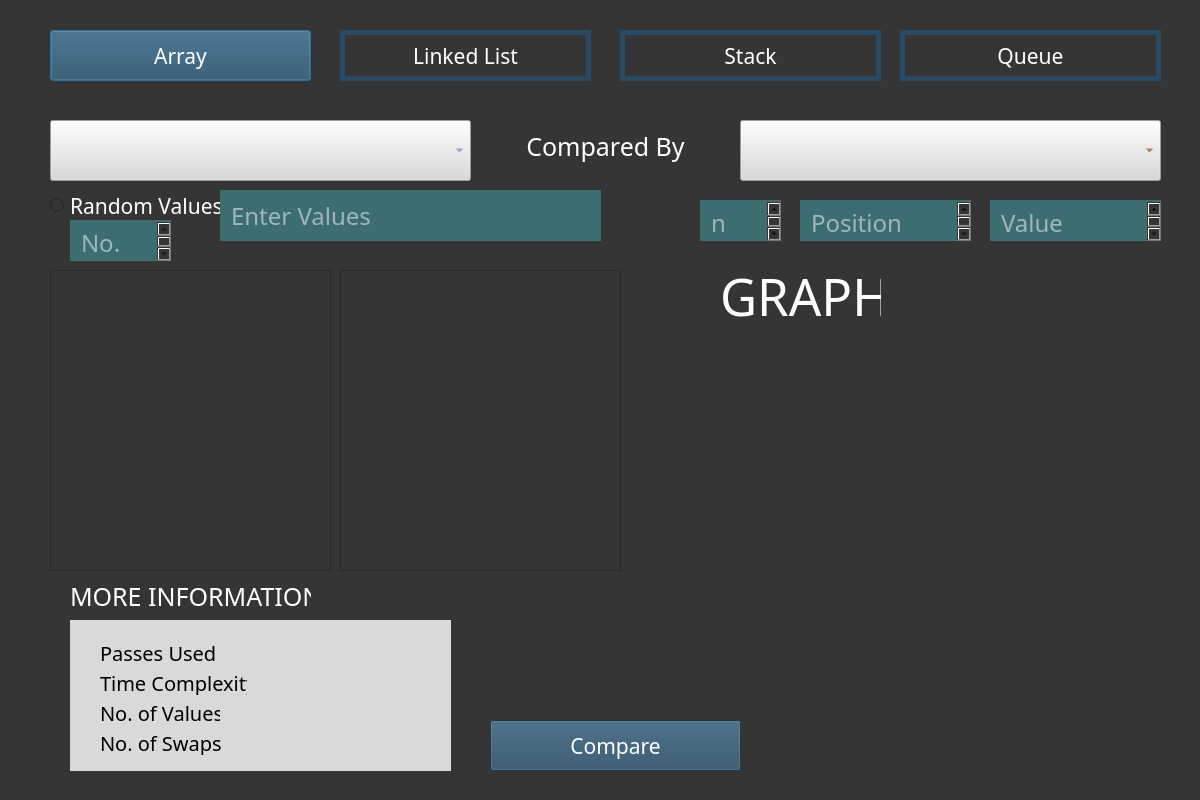
<?xml version="1.0" encoding="UTF-8"?>
<ui version="4.0">
 <class>Dialog</class>
 <widget class="QDialog" name="Dialog">
  <property name="geometry">
   <rect>
    <x>0</x>
    <y>0</y>
    <width>1200</width>
    <height>800</height>
   </rect>
  </property>
  <property name="font">
   <font>
    <pointsize>11</pointsize>
   </font>
  </property>
  <property name="windowTitle">
   <string>Dialog</string>
  </property>
  <property name="styleSheet">
   <string notr="true">background-color: rgb(53, 53, 53);</string>
  </property>
  <widget class="QPushButton" name="array">
   <property name="geometry">
    <rect>
     <x>50</x>
     <y>30</y>
     <width>261</width>
     <height>51</height>
    </rect>
   </property>
   <property name="font">
    <font>
     <family>Futura PT</family>
     <pointsize>16</pointsize>
    </font>
   </property>
   <property name="styleSheet">
    <string notr="true">background-color: rgb(40, 75, 99);
color: rgb(255, 255, 255);</string>
   </property>
   <property name="text">
    <string>Array</string>
   </property>
  </widget>
  <widget class="QPushButton" name="linked">
   <property name="geometry">
    <rect>
     <x>340</x>
     <y>30</y>
     <width>251</width>
     <height>51</height>
    </rect>
   </property>
   <property name="font">
    <font>
     <family>Futura PT</family>
     <pointsize>16</pointsize>
    </font>
   </property>
   <property name="styleSheet">
    <string notr="true">border: 5px solid rgb(40, 75, 99);
color: rgb(255, 255, 255);</string>
   </property>
   <property name="text">
    <string>Linked List</string>
   </property>
  </widget>
  <widget class="QPushButton" name="stack">
   <property name="geometry">
    <rect>
     <x>620</x>
     <y>30</y>
     <width>261</width>
     <height>51</height>
    </rect>
   </property>
   <property name="font">
    <font>
     <family>Futura PT</family>
     <pointsize>16</pointsize>
    </font>
   </property>
   <property name="styleSheet">
    <string notr="true">border: 5px solid rgb(40, 75, 99);
color: rgb(255, 255, 255);</string>
   </property>
   <property name="text">
    <string>Stack</string>
   </property>
  </widget>
  <widget class="QPushButton" name="queue">
   <property name="geometry">
    <rect>
     <x>900</x>
     <y>30</y>
     <width>261</width>
     <height>51</height>
    </rect>
   </property>
   <property name="font">
    <font>
     <family>Futura PT</family>
     <pointsize>16</pointsize>
    </font>
   </property>
   <property name="styleSheet">
    <string notr="true">border: 5px solid rgb(40, 75, 99);
color: rgb(255, 255, 255);</string>
   </property>
   <property name="text">
    <string>Queue</string>
   </property>
  </widget>
  <widget class="QLabel" name="label">
   <property name="geometry">
    <rect>
     <x>490</x>
     <y>130</y>
     <width>231</width>
     <height>32</height>
    </rect>
   </property>
   <property name="font">
    <font>
     <family>Futura PT</family>
     <pointsize>19</pointsize>
    </font>
   </property>
   <property name="styleSheet">
    <string notr="true">color: rgb(255, 255, 255)</string>
   </property>
   <property name="text">
    <string>Compared By</string>
   </property>
   <property name="alignment">
    <set>Qt::AlignCenter</set>
   </property>
  </widget>
  <widget class="QComboBox" name="c1">
   <property name="geometry">
    <rect>
     <x>50</x>
     <y>120</y>
     <width>421</width>
     <height>61</height>
    </rect>
   </property>
   <property name="font">
    <font>
     <family>Montserrat Medium</family>
     <pointsize>15</pointsize>
    </font>
   </property>
   <property name="styleSheet">
    <string notr="true">background-color: rgb(217, 217, 217);
color: rgb(107, 131, 167);</string>
   </property>
  </widget>
  <widget class="QComboBox" name="c2">
   <property name="geometry">
    <rect>
     <x>740</x>
     <y>120</y>
     <width>421</width>
     <height>61</height>
    </rect>
   </property>
   <property name="font">
    <font>
     <family>Montserrat Medium</family>
     <pointsize>15</pointsize>
    </font>
   </property>
   <property name="styleSheet">
    <string notr="true">background-color: rgb(217, 217, 217);
color: rgb(159, 54, 54);</string>
   </property>
  </widget>
  <widget class="QRadioButton" name="randomval">
   <property name="geometry">
    <rect>
     <x>50</x>
     <y>190</y>
     <width>171</width>
     <height>31</height>
    </rect>
   </property>
   <property name="font">
    <font>
     <family>Futura PT</family>
     <pointsize>16</pointsize>
    </font>
   </property>
   <property name="styleSheet">
    <string notr="true">color: rgb(255, 255, 255)</string>
   </property>
   <property name="text">
    <string>Random Values</string>
   </property>
  </widget>
  <widget class="QTextEdit" name="valbox">
   <property name="geometry">
    <rect>
     <x>220</x>
     <y>190</y>
     <width>381</width>
     <height>51</height>
    </rect>
   </property>
   <property name="font">
    <font>
     <family>Ink Free</family>
     <pointsize>18</pointsize>
     <weight>50</weight>
     <italic>false</italic>
     <bold>false</bold>
    </font>
   </property>
   <property name="styleSheet">
    <string notr="true">background-color: rgb(60, 110, 113);
color: rgb(255, 255, 255);
border: none;
font: 18pt &quot;Ink Free&quot;;
padding-top:5px;
padding-left:7px;
</string>
   </property>
   <property name="placeholderText">
    <string>Enter Values</string>
   </property>
  </widget>
  <widget class="QScrollArea" name="panel">
   <property name="geometry">
    <rect>
     <x>50</x>
     <y>270</y>
     <width>281</width>
     <height>301</height>
    </rect>
   </property>
   <property name="widgetResizable">
    <bool>true</bool>
   </property>
   <widget class="QWidget" name="scrollAreaWidgetContents">
    <property name="geometry">
     <rect>
      <x>0</x>
      <y>0</y>
      <width>279</width>
      <height>299</height>
     </rect>
    </property>
   </widget>
  </widget>
  <widget class="QLabel" name="label_4">
   <property name="geometry">
    <rect>
     <x>70</x>
     <y>580</y>
     <width>241</width>
     <height>32</height>
    </rect>
   </property>
   <property name="font">
    <font>
     <family>Futura PT</family>
     <pointsize>19</pointsize>
    </font>
   </property>
   <property name="styleSheet">
    <string notr="true">color: rgb(255, 255, 255)</string>
   </property>
   <property name="text">
    <string>MORE INFORMATION:</string>
   </property>
  </widget>
  <widget class="QWidget" name="widget" native="true">
   <property name="geometry">
    <rect>
     <x>70</x>
     <y>620</y>
     <width>381</width>
     <height>151</height>
    </rect>
   </property>
   <property name="styleSheet">
    <string notr="true">background-color: rgb(217, 217, 217);

</string>
   </property>
   <widget class="QLabel" name="val1">
    <property name="geometry">
     <rect>
      <x>200</x>
      <y>80</y>
      <width>81</width>
      <height>26</height>
     </rect>
    </property>
    <property name="font">
     <font>
      <family>Ink Free</family>
      <pointsize>16</pointsize>
     </font>
    </property>
    <property name="styleSheet">
     <string notr="true">color: rgb(107, 131, 167);
</string>
    </property>
    <property name="text">
     <string/>
    </property>
   </widget>
   <widget class="QLabel" name="val2">
    <property name="geometry">
     <rect>
      <x>300</x>
      <y>80</y>
      <width>71</width>
      <height>26</height>
     </rect>
    </property>
    <property name="font">
     <font>
      <family>Ink Free</family>
      <pointsize>16</pointsize>
     </font>
    </property>
    <property name="styleSheet">
     <string notr="true">color: rgb(159, 54, 54);
</string>
    </property>
    <property name="text">
     <string/>
    </property>
   </widget>
   <widget class="QLabel" name="swap2">
    <property name="geometry">
     <rect>
      <x>300</x>
      <y>110</y>
      <width>61</width>
      <height>26</height>
     </rect>
    </property>
    <property name="font">
     <font>
      <family>Ink Free</family>
      <pointsize>16</pointsize>
     </font>
    </property>
    <property name="styleSheet">
     <string notr="true">color: rgb(159, 54, 54);</string>
    </property>
    <property name="text">
     <string/>
    </property>
   </widget>
   <widget class="QLabel" name="pass2">
    <property name="geometry">
     <rect>
      <x>300</x>
      <y>20</y>
      <width>61</width>
      <height>26</height>
     </rect>
    </property>
    <property name="font">
     <font>
      <family>Ink Free</family>
      <pointsize>16</pointsize>
     </font>
    </property>
    <property name="styleSheet">
     <string notr="true">color: rgb(159, 54, 54);</string>
    </property>
    <property name="text">
     <string/>
    </property>
   </widget>
   <widget class="QLabel" name="time1">
    <property name="geometry">
     <rect>
      <x>200</x>
      <y>50</y>
      <width>81</width>
      <height>26</height>
     </rect>
    </property>
    <property name="font">
     <font>
      <family>Ink Free</family>
      <pointsize>16</pointsize>
     </font>
    </property>
    <property name="styleSheet">
     <string notr="true">color: rgb(107, 131, 167);

</string>
    </property>
    <property name="text">
     <string/>
    </property>
   </widget>
   <widget class="QLabel" name="label_5">
    <property name="geometry">
     <rect>
      <x>30</x>
      <y>20</y>
      <width>115</width>
      <height>25</height>
     </rect>
    </property>
    <property name="font">
     <font>
      <family>Ink Free</family>
      <pointsize>15</pointsize>
     </font>
    </property>
    <property name="styleSheet">
     <string notr="true">color: rgb(0, 0, 0);</string>
    </property>
    <property name="text">
     <string>Passes Used: </string>
    </property>
   </widget>
   <widget class="QLabel" name="label_8">
    <property name="geometry">
     <rect>
      <x>30</x>
      <y>110</y>
      <width>121</width>
      <height>25</height>
     </rect>
    </property>
    <property name="font">
     <font>
      <family>Ink Free</family>
      <pointsize>15</pointsize>
     </font>
    </property>
    <property name="styleSheet">
     <string notr="true">color: rgb(0, 0, 0);</string>
    </property>
    <property name="text">
     <string>No. of Swaps: </string>
    </property>
   </widget>
   <widget class="QLabel" name="swap1">
    <property name="geometry">
     <rect>
      <x>200</x>
      <y>110</y>
      <width>91</width>
      <height>26</height>
     </rect>
    </property>
    <property name="font">
     <font>
      <family>Ink Free</family>
      <pointsize>16</pointsize>
     </font>
    </property>
    <property name="styleSheet">
     <string notr="true">color: rgb(107, 131, 167);</string>
    </property>
    <property name="text">
     <string/>
    </property>
   </widget>
   <widget class="QLabel" name="time2">
    <property name="geometry">
     <rect>
      <x>300</x>
      <y>50</y>
      <width>71</width>
      <height>26</height>
     </rect>
    </property>
    <property name="font">
     <font>
      <family>Ink Free</family>
      <pointsize>16</pointsize>
     </font>
    </property>
    <property name="styleSheet">
     <string notr="true">color: rgb(159, 54, 54);</string>
    </property>
    <property name="text">
     <string/>
    </property>
   </widget>
   <widget class="QLabel" name="pass1">
    <property name="geometry">
     <rect>
      <x>200</x>
      <y>20</y>
      <width>91</width>
      <height>26</height>
     </rect>
    </property>
    <property name="font">
     <font>
      <family>Ink Free</family>
      <pointsize>16</pointsize>
     </font>
    </property>
    <property name="styleSheet">
     <string notr="true">color: rgb(107, 131, 167);
</string>
    </property>
    <property name="text">
     <string/>
    </property>
   </widget>
   <widget class="QLabel" name="label_6">
    <property name="geometry">
     <rect>
      <x>30</x>
      <y>50</y>
      <width>147</width>
      <height>25</height>
     </rect>
    </property>
    <property name="font">
     <font>
      <family>Ink Free</family>
      <pointsize>15</pointsize>
     </font>
    </property>
    <property name="styleSheet">
     <string notr="true">color: rgb(0, 0, 0);</string>
    </property>
    <property name="text">
     <string>Time Complexity: </string>
    </property>
   </widget>
   <widget class="QLabel" name="label_7">
    <property name="geometry">
     <rect>
      <x>30</x>
      <y>80</y>
      <width>120</width>
      <height>25</height>
     </rect>
    </property>
    <property name="font">
     <font>
      <family>Ink Free</family>
      <pointsize>15</pointsize>
     </font>
    </property>
    <property name="styleSheet">
     <string notr="true">color: rgb(0, 0, 0);</string>
    </property>
    <property name="text">
     <string>No. of Values: </string>
    </property>
   </widget>
  </widget>
  <widget class="QLabel" name="label_17">
   <property name="geometry">
    <rect>
     <x>720</x>
     <y>270</y>
     <width>161</width>
     <height>51</height>
    </rect>
   </property>
   <property name="font">
    <font>
     <family>Hartone</family>
     <pointsize>38</pointsize>
    </font>
   </property>
   <property name="styleSheet">
    <string notr="true">color: rgb(255, 255, 255)</string>
   </property>
   <property name="text">
    <string>GRAPH</string>
   </property>
  </widget>
  <widget class="QTextEdit" name="no">
   <property name="geometry">
    <rect>
     <x>70</x>
     <y>220</y>
     <width>101</width>
     <height>41</height>
    </rect>
   </property>
   <property name="font">
    <font>
     <family>Ink Free</family>
     <pointsize>18</pointsize>
     <weight>50</weight>
     <italic>false</italic>
     <bold>false</bold>
    </font>
   </property>
   <property name="styleSheet">
    <string notr="true">background-color: rgb(60, 110, 113);
color: rgb(255, 255, 255);
border: none;
font: 18pt &quot;Ink Free&quot;;
padding-top:2px;
padding-left:7px;
</string>
   </property>
   <property name="placeholderText">
    <string>No.</string>
   </property>
  </widget>
  <widget class="QPushButton" name="compare">
   <property name="geometry">
    <rect>
     <x>490</x>
     <y>720</y>
     <width>251</width>
     <height>51</height>
    </rect>
   </property>
   <property name="font">
    <font>
     <family>Futura PT</family>
     <pointsize>16</pointsize>
    </font>
   </property>
   <property name="styleSheet">
    <string notr="true">background-color: rgb(40, 75, 99);
color: rgb(255, 255, 255);</string>
   </property>
   <property name="text">
    <string>Compare</string>
   </property>
  </widget>
  <widget class="QScrollArea" name="panel2">
   <property name="geometry">
    <rect>
     <x>340</x>
     <y>270</y>
     <width>281</width>
     <height>301</height>
    </rect>
   </property>
   <property name="widgetResizable">
    <bool>true</bool>
   </property>
   <widget class="QWidget" name="scrollAreaWidgetContents_2">
    <property name="geometry">
     <rect>
      <x>0</x>
      <y>0</y>
      <width>279</width>
      <height>299</height>
     </rect>
    </property>
   </widget>
  </widget>
  <widget class="QTextEdit" name="pos">
   <property name="geometry">
    <rect>
     <x>800</x>
     <y>200</y>
     <width>171</width>
     <height>41</height>
    </rect>
   </property>
   <property name="font">
    <font>
     <family>Ink Free</family>
     <pointsize>18</pointsize>
     <weight>50</weight>
     <italic>false</italic>
     <bold>false</bold>
    </font>
   </property>
   <property name="styleSheet">
    <string notr="true">background-color: rgb(60, 110, 113);
color: rgb(255, 255, 255);
border: none;
font: 18pt &quot;Ink Free&quot;;
padding-top:2px;
padding-left:7px;
</string>
   </property>
   <property name="placeholderText">
    <string>Position</string>
   </property>
  </widget>
  <widget class="QTextEdit" name="val">
   <property name="geometry">
    <rect>
     <x>990</x>
     <y>200</y>
     <width>171</width>
     <height>41</height>
    </rect>
   </property>
   <property name="font">
    <font>
     <family>Ink Free</family>
     <pointsize>18</pointsize>
     <weight>50</weight>
     <italic>false</italic>
     <bold>false</bold>
    </font>
   </property>
   <property name="styleSheet">
    <string notr="true">background-color: rgb(60, 110, 113);
color: rgb(255, 255, 255);
border: none;
font: 18pt &quot;Ink Free&quot;;
padding-top:2px;
padding-left:7px;
</string>
   </property>
   <property name="placeholderText">
    <string>Value</string>
   </property>
  </widget>
  <widget class="QTextEdit" name="sizen">
   <property name="geometry">
    <rect>
     <x>700</x>
     <y>200</y>
     <width>81</width>
     <height>41</height>
    </rect>
   </property>
   <property name="font">
    <font>
     <family>Ink Free</family>
     <pointsize>18</pointsize>
     <weight>50</weight>
     <italic>false</italic>
     <bold>false</bold>
    </font>
   </property>
   <property name="styleSheet">
    <string notr="true">background-color: rgb(60, 110, 113);
color: rgb(255, 255, 255);
border: none;
font: 18pt &quot;Ink Free&quot;;
padding-top:2px;
padding-left:7px;
</string>
   </property>
   <property name="placeholderText">
    <string>n</string>
   </property>
  </widget>
  <widget class="QWidget" name="w2" native="true">
   <property name="geometry">
    <rect>
     <x>710</x>
     <y>330</y>
     <width>461</width>
     <height>371</height>
    </rect>
   </property>
  </widget>
 </widget>
 <resources/>
 <connections/>
</ui>
